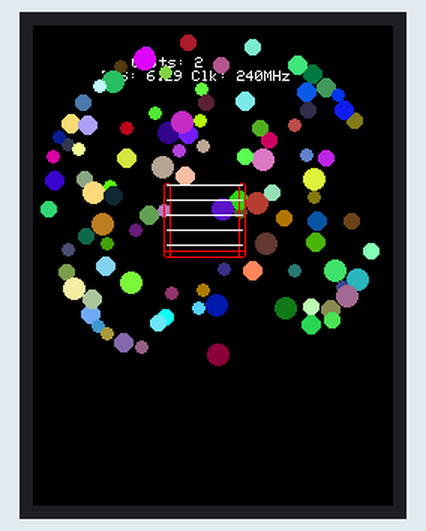
Recording of a sketch running on a simulated ESP32. Shown: 240×320 colour display. Random numbers use the default seed unless the sketch sets one.

Above: at 0.7 s.
At 5.46 s:
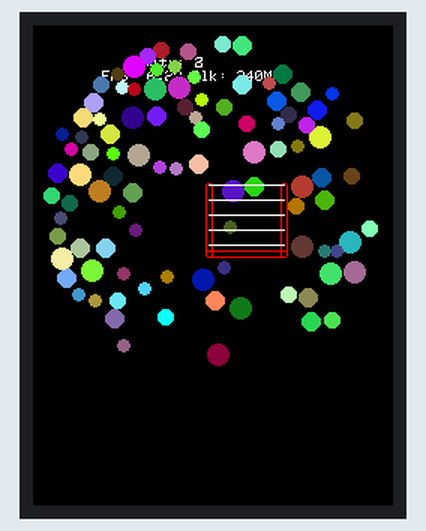
At 10.23 s:
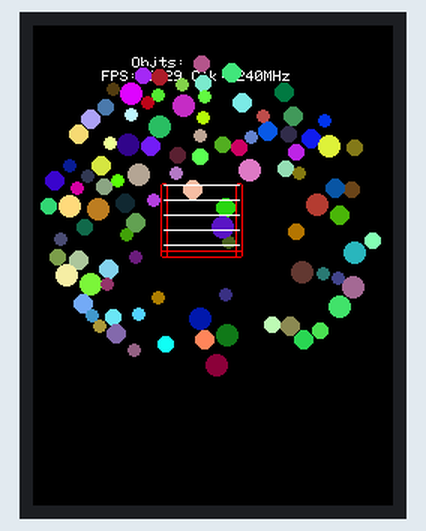
At 20.08 s:
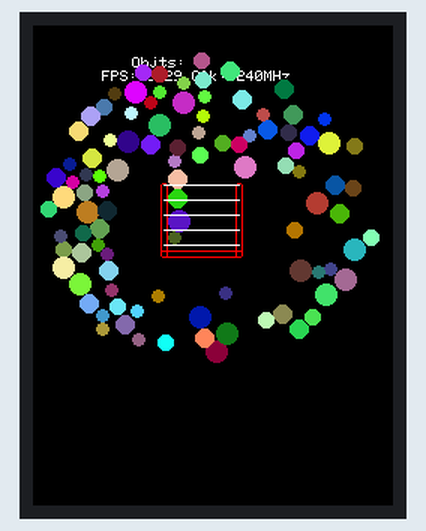
At 29.77 s:
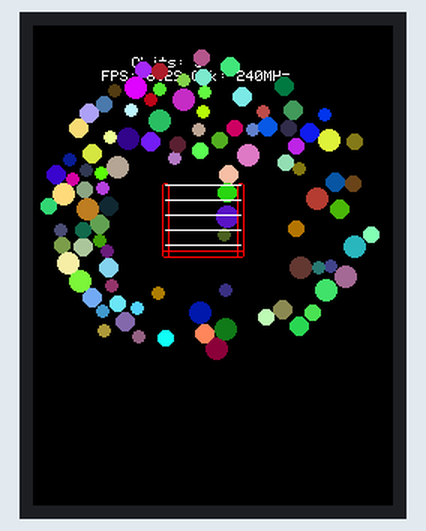
At 39.62 s:
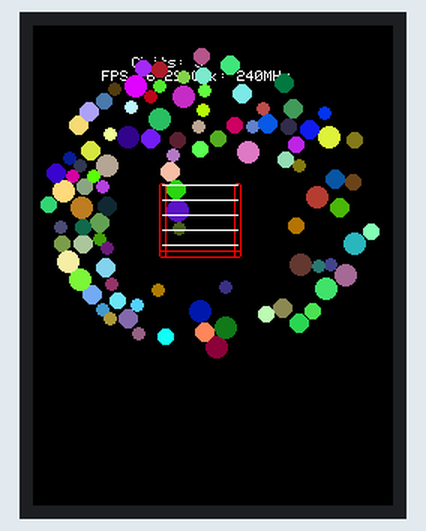

The sketch:

esp32_S3_tftphy.ino
```cpp
#include <TFT_eSPI.h>
#include "player.h"
#include "enemy.h"


TFT_eSPI tft = TFT_eSPI();
TFT_eSprite img = TFT_eSprite(&tft);
int maxSpriteX = 230;
int maxSpriteY = 230;

struct myObject {
  float x, y;      // Position
  float vx, vy;    // Velocity
  float radius;
  float mass;
  int color;       // Color variable
  int texture;
};

const int maxObjects = 100;  // Maximum number of objects
myObject objects[maxObjects]; // Array to store objects
int objSizeMin = 4;
int objSizeMax = 8;
int objTextureMin = 0;
int objTextureMax = 1;

float dampingFactor = 1;  // Adjust as needed for damping effect
const float dampingFactorD = 0.90;  // Adjust as needed for damping effect
float mygravity = 0.0;               // Initial gravity (turned off)
float gravityStartTime = 5000;     // Time (in milliseconds) to turn on gravity
unsigned long gravityChangeInterval = 5000; // Time interval to change gravity direction (in milliseconds)
unsigned long lastGravityChangeTime = 0;  // Time of the last gravity change
bool gravityEnabled = false;
unsigned long startTime = 0;       // Variable to store the start time
float gravityG = 0.1;
float boundaryRadius = 115.0;      // Initial boundary radius
//float boundaryRadius = 100.0;      // Initial boundary radius
int backgroundColor = TFT_BLACK;


// Define Obstacle structure
struct Obstacle {
  float x, y;      // Position
  float width, height;
  float vx, vy;    // Velocity
  float minBoundX, maxBoundX; // Minimum and maximum bounds for motion
  float minBoundY, maxBoundY; // Minimum and maximum bounds for motion
};
const int maxObstacles = 3;  // Maximum number of obstacles
Obstacle obstacles[maxObstacles];  // Array to store obstacles

void resizeAndRotateImage(const unsigned short* imageData, int width, int height, float scaleFactor, float rotationDegrees, unsigned short* outputBuffer, int& newWidth, int& newHeight) {
  // Calculate the new dimensions after scaling
  newWidth = static_cast<int>(width * scaleFactor);
  newHeight = static_cast<int>(height * scaleFactor);

    // Convert degrees to radians
  float rotationAngle = rotationDegrees * (PI / 180.0);

  // Calculate the center of the original image
  float centerX = width / 2.0;
  float centerY = height / 2.0;

  // Perform the resizing and rotation
  for (int y = 0; y < newHeight; y++) {
    for (int x = 0; x < newWidth; x++) {
      // Calculate the corresponding pixel from the original image
      float originalX = (x - newWidth / 2.0) / scaleFactor;
      float originalY = (y - newHeight / 2.0) / scaleFactor;

      // Apply rotation around the image center
      float rotatedX = centerX + (originalX * cos(rotationAngle) - originalY * sin(rotationAngle));
      float rotatedY = centerY + (originalX * sin(rotationAngle) + originalY * cos(rotationAngle));

      // Ensure the coordinates are within bounds
      if (rotatedX >= 0 && rotatedX < width && rotatedY >= 0 && rotatedY < height) {
        int sourceX = static_cast<int>(rotatedX);
        int sourceY = static_cast<int>(rotatedY);
        outputBuffer[y * newWidth + x] = imageData[sourceY * width + sourceX];
      }
      else {
        // Handle out-of-bounds pixels (e.g., set to a background color)
        outputBuffer[y * newWidth + x] = 0x0000; // Set to black, adjust as needed
      }
    }
  }
}


void resolveCollision(myObject &obj1, myObject &obj2) {
  // Calculate the relative velocity between the two objects.
  float dx = obj2.x - obj1.x;
  float dy = obj2.y - obj1.y;
  float distance = sqrt(dx * dx + dy * dy);
  float normalX = dx / distance;
  float normalY = dy / distance;

  float relativeVelocityX = obj2.vx - obj1.vx;
  float relativeVelocityY = obj2.vy - obj1.vy;
  float dotProduct = relativeVelocityX * normalX + relativeVelocityY * normalY;

  // Check if the objects are moving towards each other (dotProduct < 0).
  if (dotProduct < 0) {
    // Calculate the impulse (change in momentum) to resolve the collision.
    float impulse = (2.0 * dotProduct) / (obj1.mass + obj2.mass);

    // Update the velocities of both objects based on the impulse and mass.
    obj1.vx += impulse * obj2.mass * normalX;
    obj1.vy += impulse * obj2.mass * normalY;
    obj2.vx -= impulse * obj1.mass * normalX;
    obj2.vy -= impulse * obj1.mass * normalY;

    // Move the objects apart to prevent overlap.
    float overlap = (obj1.radius + obj2.radius - distance) / 2.0;
    obj1.x -= overlap * normalX;
    obj1.y -= overlap * normalY;
    obj2.x += overlap * normalX;
    obj2.y += overlap * normalY;

  }
}

void circularBoundary(myObject &obj, int WIDTH, int HEIGHT) {
  // Calculate the distance from the object's center to the center of the circular boundary.
  float distanceToCenter = sqrt(pow(obj.x - WIDTH / 2, 2) + pow(obj.y - HEIGHT / 2, 2));

  // Check if any part of the object is outside the circular boundary.
  if (distanceToCenter + obj.radius > boundaryRadius) {
    // Calculate the angle between the object's center and the center of the circular boundary.
    float angle = atan2(obj.y - HEIGHT / 2, obj.x - WIDTH / 2);

    // Move the object's center to the boundary while keeping its radius in mind.
    obj.x = WIDTH / 2 + (boundaryRadius - obj.radius) * cos(angle);
    obj.y = HEIGHT / 2 + (boundaryRadius - obj.radius) * sin(angle);

    // Reflect the object's velocity vector off the circular boundary.
    float dotProduct = obj.vx * cos(angle) + obj.vy * sin(angle);
    obj.vx -= 2 * dotProduct * cos(angle);
    obj.vy -= 2 * dotProduct * sin(angle);
  }
}

void boundries(myObject &obj, int WIDTH, int HEIGHT) {
  // Check if the object hits the left or right boundary.
  if (obj.x - obj.radius < 0) {
    obj.x = obj.radius;
    obj.vx *= -1; // Reverse the velocity to bounce off the wall.
  } else if (obj.x + obj.radius > WIDTH) {
    obj.x = WIDTH - obj.radius;
    obj.vx *= -1; // Reverse the velocity to bounce off the wall.
  }

  // Check if the object hits the top or bottom boundary.
  if (obj.y - obj.radius < 0) {
    obj.y = obj.radius;
    obj.vy *= -1; // Reverse the velocity to bounce off the wall.
  } else if (obj.y + obj.radius > HEIGHT) {
    obj.y = HEIGHT - obj.radius;
    obj.vy *= -1; // Reverse the velocity to bounce off the wall.
  }
}
void applyGravity(myObject &obj) {
  obj.vy += mygravity; // Apply gravity force to the y-velocity
}
void resolveCollisionWithObstacle(myObject &obj, Obstacle &obstacle) {
  float objLeft = obj.x - obj.radius;
  float objRight = obj.x + obj.radius;
  float objTop = obj.y - obj.radius;
  float objBottom = obj.y + obj.radius;

  float obstacleLeft = obstacle.x;
  float obstacleRight = obstacle.x + obstacle.width;
  float obstacleTop = obstacle.y;
  float obstacleBottom = obstacle.y + obstacle.height;

  // Check for overlap in the x and y axes
  if (abs(objRight - obstacleLeft) < 3) {
    // Left side collision
    obj.x = obstacleLeft - obj.radius;
    obj.vx = -abs(obj.vx) + (obstacle.vx * 0.5);
  } else if (abs(objLeft - obstacleRight) < 3) {
    // Right side collision
    obj.x = obstacleRight + obj.radius;
    obj.vx = abs(obj.vx) + (obstacle.vx * 0.5);
  } else if (abs(objBottom - obstacleTop) < 3) {
    // Top collision
    obj.y = obstacleTop - obj.radius;
    obj.vy = -abs(obj.vy) + (obstacle.vy * 0.5);
  } else if (abs(objTop - obstacleBottom) < 3) {
    // Bottom collision
    obj.y = obstacleBottom + obj.radius;
    obj.vy = abs(obj.vy) + (obstacle.vy * 0.5);
  }

  // Apply a damping factor to reduce the object's velocity upon collision
  obj.vx *= 0.9;
  obj.vy *= 0.9;
}

void xresolveCollisionWithObstacle(myObject &obj, Obstacle &obstacle) {

  float objLeft = obj.x - obj.radius;
  float objRight = obj.x + obj.radius;
  float objTop = obj.y - obj.radius;
  float objBottom = obj.y + obj.radius;

  float obstacleLeft = obstacle.x;
  float obstacleRight = obstacle.x + obstacle.width;
  float obstacleTop = obstacle.y;
  float obstacleBottom = obstacle.y + obstacle.height;

  // Check for overlap in the x and y axes
  if (abs(objRight - obstacleLeft) < 3){
    obj.x = obstacleLeft - obj.radius;  // Adjust the x position to the left of the obstacle
    if(obstacle.vx < 0){
      obj.vx = -abs(obj.vx)+(obstacle.vx*0.5);
    }else{
      obj.vx = abs(obj.vx)+(obstacle.vx*0.5);
    }
    return;
    }
  if(abs(objLeft - obstacleRight) < 3) {
    obj.x = obstacleRight + obj.radius;  // Adjust the x position to the right of the obstacle
    if(obstacle.vx < 0){
      obj.vx = -abs(obj.vx)+(obstacle.vx*0.5);
    }else{
      obj.vx = abs(obj.vx)+(obstacle.vx*0.5);
    }
    return;
    }

  // Reverse object's velocity when colliding with a side of obstacle
  obj.vx = -obj.vx;
  obj.vy = -obj.vy;

  // Apply a damping factor to reduce the object's velocity upon collision
  obj.vx *= 0.9; // Adjust the damping factor as needed
  obj.vy *= 0.9;
}
bool checkCollisionWithObstacle(myObject &obj, Obstacle &obstacle) {
  // Check if the object collides with the obstacle
  // You can use bounding box collision detection or more complex shapes if needed
  float objLeft = obj.x - obj.radius;
  float objRight = obj.x + obj.radius;
  float objTop = obj.y - obj.radius;
  float objBottom = obj.y + obj.radius;

  float obstacleLeft = obstacle.x;
  float obstacleRight = obstacle.x + obstacle.width;
  float obstacleTop = obstacle.y;
  float obstacleBottom = obstacle.y + obstacle.height;

  // Check for overlap in the x and y axes
  if (objRight >= obstacleLeft && objLeft <= obstacleRight && objBottom >= obstacleTop && objTop <= obstacleBottom) {
    return true; // Collision detected
  }
    return false; // No collision
}
void updateObstacleMotion(Obstacle &obstacle) {
  // Update the obstacle's x and y positions based on their velocities
//  obstacle.x += obstacle.vx;
//  obstacle.y += obstacle.vy;
  if(obstacle.vx != 0){
    // Check and reverse the motion direction when reaching bounds
    if (obstacle.x < obstacle.minBoundX || obstacle.x > obstacle.maxBoundX) {
      obstacle.vx = -obstacle.vx;
      }
    }
  if(obstacle.vy != 0){
    // Check and reverse the motion direction when reaching bounds
    if (obstacle.y < obstacle.minBoundY || obstacle.y > obstacle.maxBoundY) {
      obstacle.vy = -obstacle.vy;
      }
    }
}
int bastekCoord[4]={80, 100, 130, 145};
void makeObstacleBasket(int x1, int y1, int x2, int y2, float vx, float vy, int swingX, int swingY){
    // make a bucket

  obstacles[0] = {x1, y1, 5,    y2-y1+5    , vx , vy  , x1-swingX       , x1+swingX      , y1-swingY       ,y1+swingY       };  // Example obstacle 1
  obstacles[1] = {x1, y2, x2-x1+5,    5    , vx , vy  , x1-swingX       , x1+swingX      , y2-swingY       ,y2+swingY       };  // Example obstacle 2
  obstacles[2] = {x2, y1, 5,    y2-y1+5    , vx , vy  , x2-swingX       , x2+swingX      , y1-swingY       ,y1+swingY       };  // Example obstacle 2
}


void setup() {
  Serial.begin(115200);

  tft.init();
  tft.setSwapBytes(true);
  img.createSprite(maxSpriteX, maxSpriteY);
  img.setSwapBytes(true);
  tft.fillScreen(backgroundColor);

  // Initialize your objects dynamically with random colors and positions.
  for (int i = 0; i < maxObjects; i++) {
    bool overlap;
    do {
      overlap = false; // Initialize overlap flag to false
      objects[i].x = random(maxSpriteX);
      objects[i].y = random(maxSpriteY);

      // Check if the new object overlaps with existing objects
      for (int j = 0; j < i; j++) {
        float dx = objects[i].x - objects[j].x;
        float dy = objects[i].y - objects[j].y;
        float minDistance = objects[i].radius + objects[j].radius;
        if (sqrt(dx * dx + dy * dy) < minDistance) {
          overlap = true; // Set overlap flag to true
          break; // Exit the loop if overlap is detected
        }
      }
    } while (overlap); // Repeat the loop if overlap is detected

    // Once a non-overlapping position is found, proceed to set other properties
    objects[i].vx = random(-1, 1);
    objects[i].vy = random(-1, 1);
    objects[i].radius = random(objSizeMin, objSizeMax);
    objects[i].mass = objects[i].radius; // Simplified mass calculation
    objects[i].color = random(0xFFFF);  // Random color (16-bit RGB565 format)
    objects[i].texture = random(objTextureMin,objTextureMax);
  }

  // Initialize your obstacles with initial properties
  //                x  , y  , width, height, vx  , vy , minBoundX, maxBoundX, minBoundY, maxBoundY;
//  obstacles[0] = {050, 070 , 20   , 20    , 0   , 0.5, 30       , 100      , 70       ,150       };  // Example obstacle 1
//  obstacles[1] = {120, 100, 30   , 30    , 0.5 , 0  , 80       , 160      , 80       ,160       };  // Example obstacle 2
  // Initialize other objects and properties
  if(maxObstacles>=3){
    makeObstacleBasket(bastekCoord[0],bastekCoord[1],bastekCoord[2],bastekCoord[3], 1, 0, 30, 30);
  }
/*
  obstacles[0] = {80, 100, 5,    50    , 0.5   , 0, 50       , 100      , 70       ,150       };  // Example obstacle 1
  obstacles[1] = {80, 145, 55,    5    , 0.5 , 0  , 50       , 100      , 80       ,160       };  // Example obstacle 2
  obstacles[2] = {130, 100, 5,    50    , 0.5 , 0  , 100       , 150      , 80       ,160       };  // Example obstacle 2
*/
    // Store the current time.
    startTime = millis();
}
int countBallsinBasket(){
  int buf = 0;
  int counter = 0;
    for (int i = 0; i < maxObjects; i++) {
      if(objects[i].x > bastekCoord[0]+buf &&
         objects[i].x < bastekCoord[2]-buf &&
         objects[i].y > bastekCoord[1]+buf &&
         objects[i].y < bastekCoord[3]-buf){
          counter++;
         }
  }
  return counter;
}
void drawLinesAndShapes(Obstacle &obstacle, int short ofColor) {
  // Calculate the positions of lines and shapes based on the obstacle's position
  float lineX = obstacle.x + (obstacle.width / 2);
  float lineY = obstacle.y + 1;
  float length = obstacle.height;
  int numLines = 5;
  float steplength = length /numLines;
  // Draw lines and shapes at the calculated positions
  // Example: Draw a line
  for(int i = 0; i<numLines; i++){
    img.drawLine(lineX, lineY+steplength*i, lineX + 50, lineY+steplength*i, ofColor);
  }
  // Example: Draw a shape (e.g., rectangle)
//  img.fillRect(lineX - 10, lineY - 10, 20, 20, TFT_BLUE);
}

void xmakeObjects(bool remove){
  int short colorOf;
    for (int i = 0; i < maxObjects; i++) {
      if(remove){
        colorOf = backgroundColor;
      }else{
        colorOf = objects[i].color;
      }
    img.fillCircle(objects[i].x, objects[i].y, objects[i].radius, colorOf);
  }
}
void makeObjects(bool remove){
  for (int i = 0; i < maxObjects; i++) {

    if(remove){
      if(objects[i].texture == 0){
        img.fillCircle(objects[i].x, objects[i].y, objects[i].radius, backgroundColor);
      }else{
        img.fillRect(objects[i].x,objects[i].y,objects[i].radius*2-1,objects[i].radius*2-1,backgroundColor);
      }
    }else{
          switch(objects[i].texture){
            case 0:
              img.fillCircle(objects[i].x, objects[i].y, objects[i].radius, objects[i].color);
              break;
            case 1:
              img.pushImage(objects[i].x,objects[i].y,objects[i].radius*2-1,objects[i].radius*2-1,player);
              break;
            case 2:
              img.pushImage(objects[i].x,objects[i].y,objects[i].radius*2-1,objects[i].radius*2-1,enemy);
              break;
          }
        }
  }

}

void makeBackGround(){
    img.drawCircle(120, 120, boundaryRadius, TFT_BLUE);
}

void loop() {
  unsigned long startTimeFPS = millis();
  // Check if it's time to change the direction of gravity.
  if (millis() - lastGravityChangeTime >= gravityChangeInterval && gravityEnabled == true) {
    mygravity *= -1;  // Reverse the direction of gravity
    lastGravityChangeTime = millis();  // Update the time of the last gravity change
  }
  // Check if it's time to turn on gravity.
  if (millis() - startTime >= gravityStartTime && gravityEnabled != true) {
    mygravity = gravityG; // Enable gravity
    dampingFactor = dampingFactorD;
    lastGravityChangeTime = millis();
    gravityEnabled = true;
  }

    //makeBackGround();

    // Remove the objects.
    makeObjects(true);


  // Remove the obstacles.
  for (int i = 0; i < maxObstacles; i++) {
    img.drawRoundRect(obstacles[i].x, obstacles[i].y, obstacles[i].width, obstacles[i].height, 4, backgroundColor);
  }
  drawLinesAndShapes(obstacles[0],backgroundColor);

  // Update the position of each obstacle based on velocity.
  for (int i = 0; i < maxObstacles; i++) {
    obstacles[i].x += obstacles[i].vx;
    obstacles[i].y += obstacles[i].vy;

  // Check if obstacles hit the left or right boundary.
  if (obstacles[i].x - obstacles[i].width / 2 < 0 || obstacles[i].x + obstacles[i].width / 2 > TFT_WIDTH) {
    obstacles[i].vx = -obstacles[i].vx; // Reverse the velocity to bounce off the boundary.
  }

  // Check if obstacles hit the top or bottom boundary.
  if (obstacles[i].y - obstacles[i].height / 2 < 0 || obstacles[i].y + obstacles[i].height / 2 > TFT_HEIGHT) {
    obstacles[i].vy = -obstacles[i].vy; // Reverse the velocity to bounce off the boundary.
  }
  }
  // Update the motion of each obstacle
  for (int i = 0; i < maxObstacles; i++) {
    updateObstacleMotion(obstacles[i]);
  }
  // Update the position of each object based on velocity and apply damping.
  for (int i = 0; i < maxObjects; i++) {
    objects[i].vx *= dampingFactor;
    objects[i].vy *= dampingFactor;

    objects[i].x += objects[i].vx;
    objects[i].y += objects[i].vy;

    // Apply gravity to each object.
    applyGravity(objects[i]);

    // Apply boundary checks.
//    boundries(objects[i], maxSpriteX, maxSpriteY);
    circularBoundary(objects[i], maxSpriteX, maxSpriteY);
  }

  // Check for collisions and resolve them.
  for (int i = 0; i < maxObjects; i++) {
    for (int j = i + 1; j < maxObjects; j++) {
      float dx = objects[j].x - objects[i].x;
      float dy = objects[j].y - objects[i].y;
      float distance = sqrt(dx * dx + dy * dy);

      if (distance < objects[i].radius + objects[j].radius) {
        // Resolve the collision.
        resolveCollision(objects[i], objects[j]);
      }
    }
  }
  // Check for collisions with the obstacle and resolve them.
  for (int i = 0; i < maxObjects; i++) {

    // Check and resolve collisions with obstacles (similar to object collision code)
    for (int j = 0; j < maxObstacles; j++) {
      if (checkCollisionWithObstacle(objects[i], obstacles[j])) {
        resolveCollisionWithObstacle(objects[i], obstacles[j]);
      }
    }
  }
  // Draw the objects on the screen.
    makeObjects(false);
/*
  for (int i = 0; i < maxObjects; i++) {
    img.fillCircle(objects[i].x, objects[i].y, objects[i].radius, objects[i].color);
  }
*/

  // Draw the obstacle on the screen.
  //img.fillRect(obstacle.x, obstacle.y, obstacle.width, obstacle.height, TFT_RED);
  for (int i = 0; i < maxObstacles; i++) {
    img.drawRoundRect(obstacles[i].x, obstacles[i].y, obstacles[i].width, obstacles[i].height, 4, TFT_RED);
  }
  drawLinesAndShapes(obstacles[0],TFT_WHITE);


  img.pushSprite(5,5);

//  delay(20);  // Adjust the delay to control the simulation speed.
  int CPUclk = getCpuFrequencyMhz();
  unsigned long endTime = millis();
  unsigned long frameTime = endTime - startTimeFPS;
  float fps = 1000.0 / frameTime; // Calculate FPS

  img.fillRect(35, 25, 120, 8, backgroundColor);
  img.fillRect(55, 16, 50, 8, backgroundColor);
//  img.fillRect(35, 25, 120, 8, backgroundColor);
  img.drawString(" Objts: " + String(countBallsinBasket()),55,16,1);
  img.drawString(" FPS: " + String(fps) + " Clk: " + String(CPUclk) + "MHz",35,25,1);

}
```

Source omitted: enemy.h (data table, 7289 bytes), player.h (data table, 7291 bytes)
